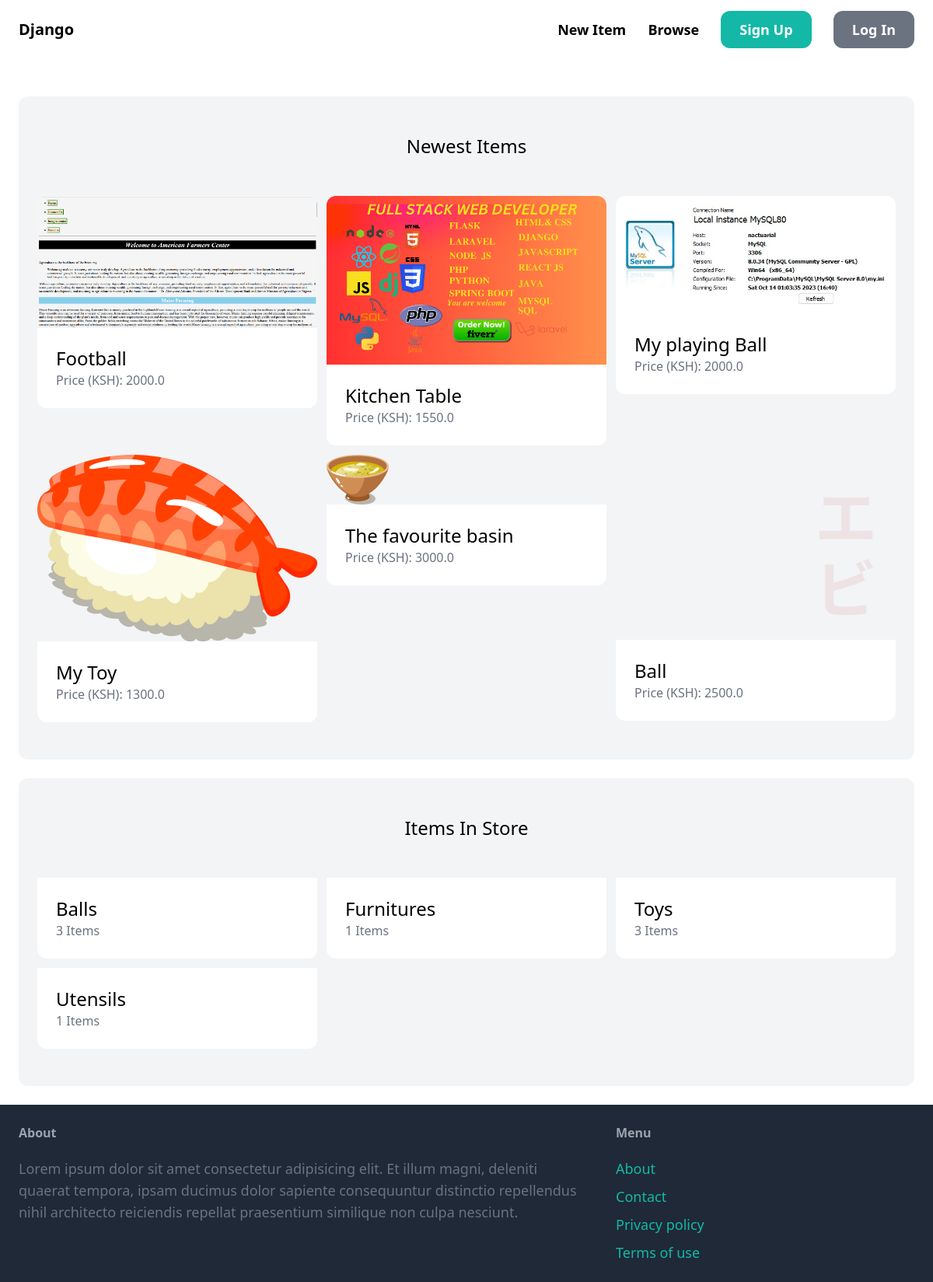
The page / on the database its author committed.
### item/models.py (models this page shows, shortened)
class Item(models.Model):
    category = models.ForeignKey(Category,related_name='items',on_delete=models.CASCADE)
    name = models.CharField(max_length=255)
    description = models.TextField(blank=True,null=True)
    price = models.FloatField()
    image = models.ImageField(upload_to='item_images',blank=True,null=True)
    is_sold = models.BooleanField(default=False)
    created_by = models.ForeignKey(User,related_name='items',on_delete=models.CASCADE)
    created_at = models.DateTimeField(auto_now_add=True)

class Category(models.Model):
    name = models.CharField(max_length=255)
    class Meta:
        ordering = ("name",)
        verbose_name_plural = 'Categories'

### core/views.py (the view)
# urls.py: path('',views.index,name='index'),
def index(request):
    items = Item.objects.filter(is_sold=False)[0:6]
    categories = Category.objects.all()
    return render(request, "core/index.html", {
        'categories': categories,
        'items': items,
    })

### core/templates/core/index.html (shortened to what this page needs)
{% extends 'core/base.html'%}
{% block content %}
    <div class="mt-6 px-6 py-12 bg-gray-100 rounded-xl">
        <h2 class="mb-12 text-2xl text-center">Newest Items</h2>
        <div class="grid grid-cols-3 gap-3">
            {% for item in items %}
                <div>
                    <a href="{% url 'item:detail' item.id %}">
                        <div><img src="{{item.image.url }}" class="rounded-t-xl"></div>
                        <div class="p-6 bg-white rounded-b-xl">
                            <h2 class="text-2xl">{{ item.name }}</h2>
                            <p class="text-gray-500">Price (KSH): {{ item.price }}</p>
                        </div>
                    </a>
                </div>
            {% endfor %}
        </div>
    </div>
    <div class="mt-6 px-6 py-12 bg-gray-100 rounded-xl">
        <h2 class="mb-12 text-2xl text-center"> Items In Store</h2>
        <div class="grid grid-cols-3 gap-3">
            {% for category in categories %}
                <div>
                    <div class="p-6 bg-white rounded-b-xl">
                        <h2 class="text-2xl">{{ category.name}}</h2>
                        <p class="text-gray-500">{{ category.items.count }} Items</p>
                    </div>
                </div>
            {% endfor%}
        </div>
    </div>
{% endblock%}

### rows shown on the page
Item: image (picture), name "Football", price "2000.0"
Item: image (picture), name "Kitchen Table", price "1550.0"
Item: image (picture), name "My playing Ball", price "2000.0"
Item: image (picture), name "My Toy", price "1300.0"
Item: image (picture), name "The favourite basin", price "3000.0"
Item: image (picture), name "Ball", price "2500.0"
Category: name "Balls", items.count "3"
Category: name "Furnitures", items.count "1"
Category: name "Toys", items.count "3"
Category: name "Utensils", items.count "1"
